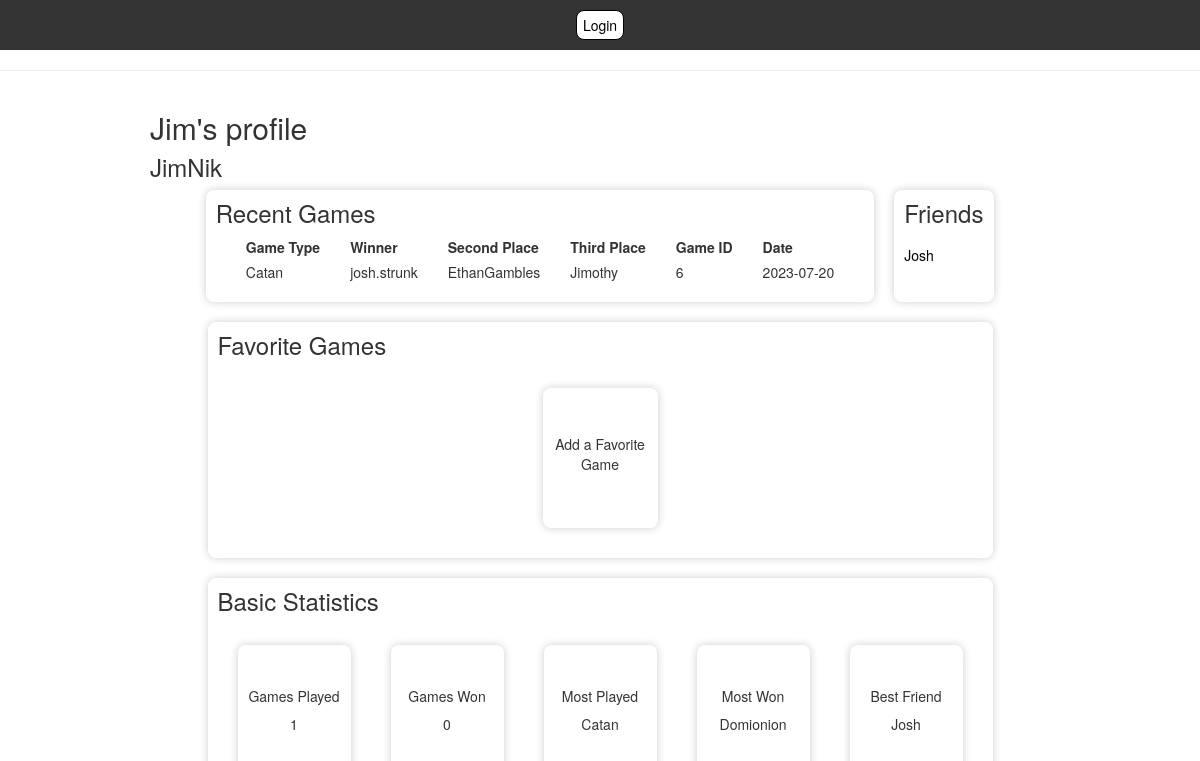
The page /profile?name=JimNik (signed in) on the database as committed earlier.
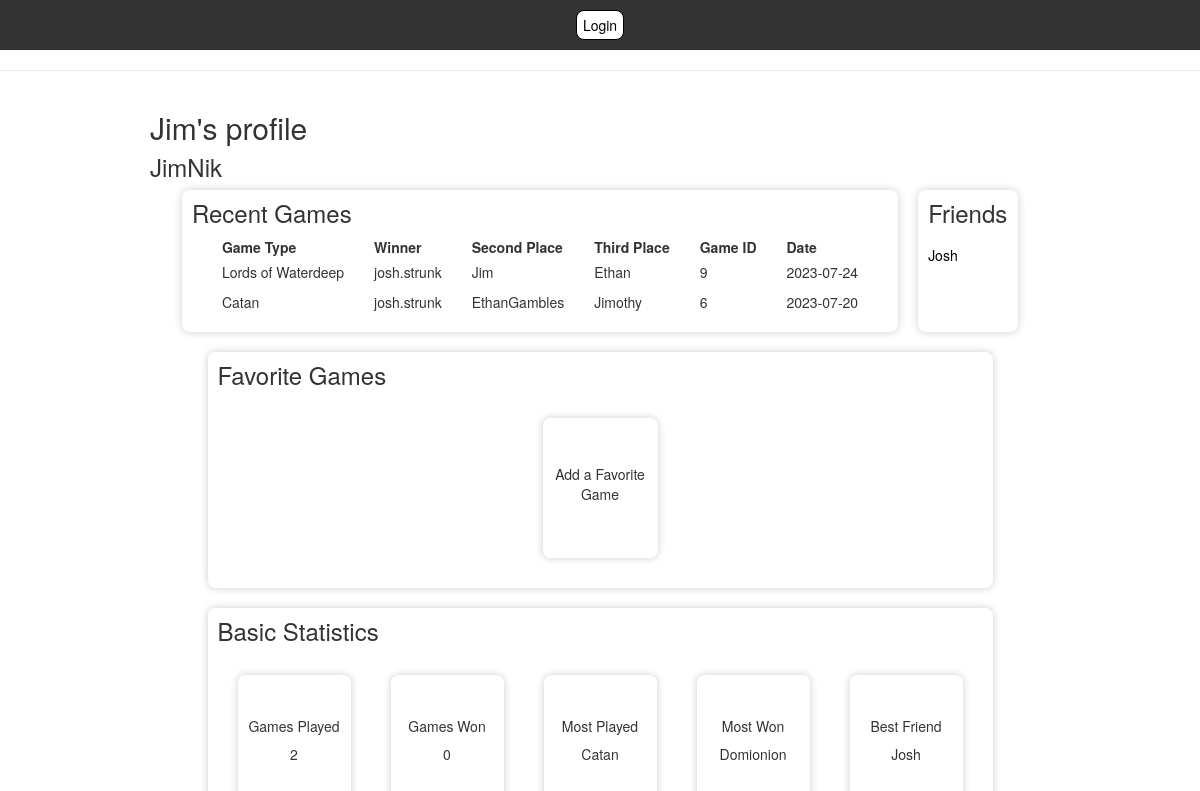
The same page on the database as committed later.
### app.py (models this page shows)
class User(UserMixin, db.Model):
        id = db.Column(db.Integer, primary_key=True)
        fullname = db.Column(db.String(50), nullable=False)
        username = db.Column(db.String(15), nullable=False, unique=True)
        email = db.Column(db.String(50), nullable=False, unique=True)
        password = db.Column(db.String(80), nullable=False)
        favorites = db.relationship('SupportedGames', secondary=userFavorites, backref='favoritedby')
        friends = db.relationship('User', secondary=friends,
                                primaryjoin=(friends.c.user_id == id),
                                secondaryjoin=(friends.c.friend_id == id),
                                backref=db.backref('friend_of', lazy='dynamic'),
                                lazy='dynamic')

class CatanGame(db.Model):
    id = db.Column(db.Integer, primary_key=True)
    game_id = db.Column(db.Integer, nullable=False)
    winnerName = db.Column(db.String(50), nullable=False)
    winnerScore = db.Column(db.Integer, nullable=False)
    secondName = db.Column(db.String(50), nullable=False)
    secondScore = db.Column(db.Integer, nullable=False)
    thirdName = db.Column(db.String(50))
    thirdScore = db.Column(db.Integer)
    fourthName = db.Column(db.String(50))
    fourthScore = db.Column(db.Integer)
    date = db.Column(db.Date)

class LordsofWaterdeepGame(db.Model):
    id = db.Column(db.Integer, primary_key=True)
    game_id = db.Column(db.Integer, nullable=False)
    winnerName = db.Column(db.String(50), nullable=False)
    winnerScore = db.Column(db.Integer, nullable=False)
    secondName = db.Column(db.String(50), nullable=False)
    secondScore = db.Column(db.Integer, nullable=False)
    thirdName = db.Column(db.String(50))
    thirdScore = db.Column(db.Integer)
    fourthName = db.Column(db.String(50))
    fourthScore = db.Column(db.Integer)
    fifthName = db.Column(db.String(50))
    fifthScore = db.Column(db.Integer)
    date = db.Column(db.Date)

### app.py (the view, shortened to what this page needs)
@app.route('/profile')
@login_required
def profile():
    userName = request.args.get('name')
    if userName != 'current':
        user = User.query.filter_by(username=userName).first()
    else:
        user = current_user
    user_friends = user.friends.limit(5).all()
    recentGames = []
    dominion_games = DominionGame.query.filter(or_(
        DominionGame.winnerName == user.fullname,
        DominionGame.secondName == user.fullname,
        DominionGame.thirdName == user.fullname,
        DominionGame.fourthName == user.fullname,
        DominionGame.winnerName == user.username,
        DominionGame.secondName == user.username,
        DominionGame.thirdName == user.username,
        DominionGame.fourthName == user.username
    )).with_entities(DominionGame.game_id, DominionGame.winnerName, DominionGame.secondName, DominionGame.thirdName, DominionGame.date, literal('Dominion').label('game_type')).all()
    catan_games = CatanGame.query.filter(or_(
        CatanGame.winnerName == user.fullname,
        CatanGame.secondName == user.fullname,
        CatanGame.thirdName == user.fullname,
        CatanGame.fourthName == user.fullname,
        CatanGame.winnerName == user.username,
        CatanGame.secondName == user.username,
        CatanGame.thirdName == user.username,
        CatanGame.fourthName == user.username
    )).with_entities(CatanGame.game_id, CatanGame.winnerName, CatanGame.secondName, CatanGame.thirdName, CatanGame.date, literal('Catan').label('game_type')).all()
    for game in catan_games:
        new_game = {}
        if game.winnerName == user.username:
            new_game['winnerName'] = user.fullname
        else:
            new_game['winnerName'] = game.winnerName
        if game.secondName == user.username:
            new_game['secondName'] = user.fullname
        else:
            new_game['secondName'] = game.secondName
        if game.thirdName == user.username:
            new_game['thirdName'] = user.fullname
        else:
            new_game['thirdName'] = game.thirdName
        new_game['game_id'] = game.game_id
        new_game['game_type'] = 'Catan'
        new_game['current_date'] = game.date
        recentGames.append(new_game)
    lords_games = LordsofWaterdeepGame.query.filter(or_(
        LordsofWaterdeepGame.winnerName == user.fullname,
        LordsofWaterdeepGame.secondName == user.fullname,
        LordsofWaterdeepGame.thirdName == user.fullname,
        LordsofWaterdeepGame.fourthName == user.fullname,
        LordsofWaterdeepGame.winnerName == user.username,
        LordsofWaterdeepGame.secondName == user.username,
        LordsofWaterdeepGame.thirdName == user.username,
        LordsofWaterdeepGame.fourthName == user.username
    )).with_entities(LordsofWaterdeepGame.game_id, LordsofWaterdeepGame.winnerName, LordsofWaterdeepGame.secondName, LordsofWaterdeepGame.thirdName, LordsofWaterdeepGame.date, literal('Catan').label('game_type')).all()
    for game in lords_games:
        new_game = {}
        if game.winnerName == user.username:
            new_game['winnerName'] = user.fullname
        else:
            new_game['winnerName'] = game.winnerName
        if game.secondName == user.username:
            new_game['secondName'] = user.fullname
        else:
            new_game['secondName'] = game.secondName
        if game.thirdName == user.username:
            new_game['thirdName'] = user.fullname
        else:
            new_game['thirdName'] = game.thirdName
        new_game['game_id'] = game.game_id
        new_game['game_type'] = 'Lords of Waterdeep'
        new_game['current_date'] = date.today()
        recentGames.append(new_game)
    sortedGames = sorted(recentGames, key=lambda x: x['game_id'], reverse=True)
    top5Games = sortedGames[:5]
    games = user.favorites
    gameResults = []
    for game in games:
        game_name = game.gameName
        num_players = game.numPlayers
        gameResults.append((game_name, num_players))
    print(gameResults)
    for game_name, num_players in gameResults:
        print(f"{game_name} has {num_players}")
    gamesWon = calcGamesWon(user)
    gamesPlayed = calcGamesPlayed(user)
    mostPlayed = calcMostPlayed(user)
    mostWon = calcMostWon(user)
    bestFriend = calcBestFriend(user)
    profileStats = [gamesPlayed, gamesWon, mostPlayed, mostWon, bestFriend]
    return render_template('profile.html', user=user, friends=user_friends, recentGames = top5Games, favoriteGames=gameResults, profileStats = profileStats)

### app.py (called while the page is built)
@login_manager.user_loader
def load_user(user_id):
    return User.query.get(int(user_id))

def calcGamesWon(user):
    gamesWon = 0
    gamesWon += db.session.query(DominionGame).filter(or_(DominionGame.winnerName == user.username, DominionGame.winnerName == user.fullname)).count()
    gamesWon += db.session.query(CatanGame).filter(or_(CatanGame.winnerName == user.username, CatanGame.winnerName == user.fullname)).count()
    gamesWon += db.session.query(LordsofWaterdeepGame).filter(or_(LordsofWaterdeepGame.winnerName == user.username, LordsofWaterdeepGame.winnerName == user.fullname)).count()
    gamesWon += db.session.query(CoupGame).filter(or_(CoupGame.winnerName == user.username, CoupGame.winnerName == user.fullname)).count()
    gamesWon += db.session.query(LoveLetterGame).filter(or_(LoveLetterGame.winnerName == user.username, LoveLetterGame.winnerName == user.fullname)).count()
    return gamesWon

### profile.html (shortened to what this page needs)
<!DOCTYPE html>
<html lang="en">
<head>
    <link rel="stylesheet" href="https://cdn.jsdelivr.net/npm/bootstrap@3.3.7/dist/css/bootstrap.min.css">
    <link rel="stylesheet" href="{{ url_for('static', filename='css/baseStyles.css') }}">
</head>
<body>
    {% extends "base.html" %}
    {% import "bootstrap/wtf.html" as wtf %}
    {% block content %}
        <div id="content">
            <div>
                <h2 id="displayname">{{ user.fullname }}'s profile</h2>
                <h3 id="username">{{ user.username }}</h3>
                <div id="mainLayout">
                    <div  class="section">
                        <h3>Recent Games</h3>
                        <table>
                            <thead>
                              <tr>
                                <th>Game Type</th>
                                <th>Winner</th>
                                <th>Second Place</th>
                                <th>Third Place</th>
                                <th>Game ID</th>
                                <th>Date</th>
                              </tr>
                            </thead>
                            <tbody>
                              {% for game in recentGames %}
                              <tr>
                                <td>{{ game.game_type }}</td>
                                <td>{{ game.winnerName }}</td>
                                <td>{{ game.secondName }}</td>
                                <td>{{ game.thirdName }}</td>
                                <td>{{ game.game_id }}</td>
                                <td>{{ game.current_date }}</td>
                              </tr>
                              {% endfor %}
                            </tbody>
                        </table>
                    </div>
                    <div class="section" id="friends">
                        <h3>Friends</h3>
                        <div>
                            {% for friend in friends %}
                            <div style="margin-top: 10px;">
                                <a href="/profile?name={{ friend.username }}" class="friend">{{ friend.fullname }}</a>
                            </div>
                            {% endfor %}
                        </div>
                    </div>
                    <div class="section" id="favorites" style="width: 785px;">
                        <h3>Favorite Games</h3>
                        <div id="favGames">
                            <div id="addFavorite" class="miniCard Hide">
                                <span>Add a Favorite Game</span>
                            </div>
                        </div>
                    </div>
                    <div class="section" id="statistics" style="width: 785px;">
                        <h3>Basic Statistics</h3>
                        <div id="Stats">
                            <div class="miniCard">
                                <span>Games Played</span>
                                <p>{{ profileStats[0] }}</p>
                            </div>
                            <div class="miniCard">
                                <span>Games Won</span>
                                <p>{{ profileStats[1] }}</p>
                            </div>
                            <div class="miniCard">
                                <span>Most Played</span>
                                <p>{{ profileStats[2] }}</p>
                            </div>
                            <div class="miniCard">
                                <span>Most Won</span>
                                <p>{{ profileStats[3] }}</p>
                            </div>
                            <div class="miniCard">
                                <span>Best Friend</span>
                                <p>{{ profileStats[4] }}</p>
                            </div>
                        </div>
                    </div>
                </div>
            </div>
        </div>
    {% endblock %}

### app/templates/base.html (shortened to what this page needs)
<!DOCTYPE html>
<html lang="en">
<head>
</head>
<body>
    <nav>
        <a href="/login">Login</a>
    </nav>
    <hr>
    {% block content %}
    {% endblock %}
</body>
</html>

### baseStyles.css (style rules this page uses)
nav { display: flex; flex-direction: row; justify-content: center; background-color: #333333; width: 100%; }
nav a { margin: 10px; height: 30px; text-decoration: none; padding-top: 4px; padding-bottom: 4px; padding-left: 6px; padding-right: 6px; border: 1px solid black; border-radius: 8px; text-align: center; color: black; background-color: white; }
#content { display: flex; justify-content: center; }
#mainLayout { display: flex; justify-content: center; }
#mainLayout { width: 900px; display: flex; flex-direction: row; flex-wrap: wrap; }
.section { margin: 10px; border-radius: 8px; box-shadow: 0px 0px 8px rgba(0, 0, 0, 0.2); padding: 10px; }
#friends { width: 100px; display: flex; flex-direction: column; }
#username { margin: 0px; }
#displayname { margin-bottom: 10px; }
#friends h3 { margin-bottom: 8px; }
.section h3 { margin-top: 0px; }
#favGames { display: flex; flex-direction: row; justify-content: center; }
#Stats { display: flex; flex-direction: row; justify-content: center; }
.miniCard { display: flex; justify-content: center; align-items: center; flex-direction: column; width: 115px; height: 140px; margin: 20px; border-radius: 8px; box-shadow: 0px 0px 8px rgba(0, 0, 0, 0.2); padding: 10px; }
.miniCard span { text-align: center; margin-bottom: 8px; }
table { border-collapse: separate; border-spacing: 30px 0; }
tr td { padding-bottom: 10px; }
tr th { padding-bottom: 5px; }
a { text-decoration: none; }
.friend { text-decoration: none; color: black; }

Rows that differ between the two databases and show on the page:
added LordsofWaterdeepGame: game_type "Lords of Waterdeep", winnerName "josh.strunk", secondName "Jim", thirdName "Ethan", game_id "9", current_date "2023-07-24"
shown differently, row unchanged: User "Josh": id "1" → (not shown)
Other text that changed with them:
{{ profileStats[0] }}: (not shown) → "2"
